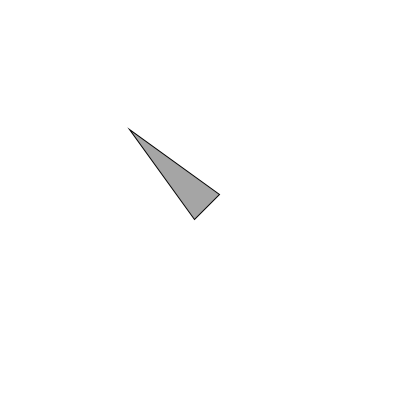
Frame 1 (no input)
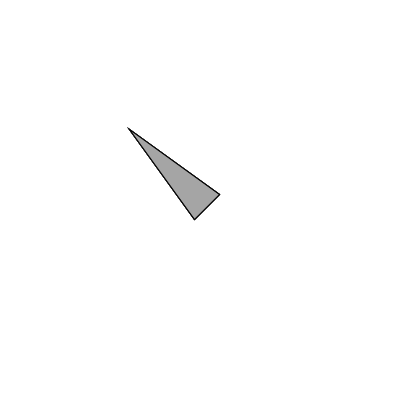
Frame 60 (the mouse pressed at the canvas centre just before this capture)
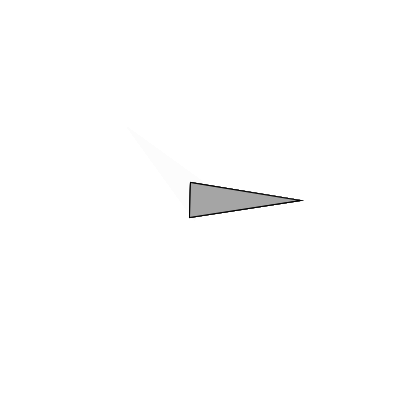
Frame 120 (the mouse held since frame 60 and released just before this capture)

The Processing sketch that drew these frames (run headless with seeded random() and noise(); from frame 60 on, the mouse is pressed at the canvas centre):

// Processing sketch: atan2_example
// ── atan2_example.pde
/**
 * atan2() Example
 * By Ira Greenberg <br />
 * The Essential Guide to Processing for Flash Developers,
 * Friends of ED, 2009
 */

float theta = 0.0, radius = 20.0, offset = 0.0;
PVector[] tri = new PVector[3];

void setup(){
  size(400, 400);
  background(255);
  smooth();
  for (int i=0; i<tri.length; i++){
    if (i==0){
      offset = 80.0;
    } 
    else { 
      offset = 0.0;
    }
    tri[i] = new PVector(cos(theta)*(radius+offset), sin(theta)*(radius+offset));
    theta += PI/1.5;
  }
}

void draw(){
  fill(255, 32);
  rect(-1, -1, width+1, height+1);
  fill(165);
  translate(width/2, height/2);
  rotate(atan2(mouseY - height/2, mouseX - width/2));
  beginShape();
  for (int i=0; i<tri.length; i++){
    vertex(tri[i].x, tri[i].y);
  }
  endShape(CLOSE);
}
